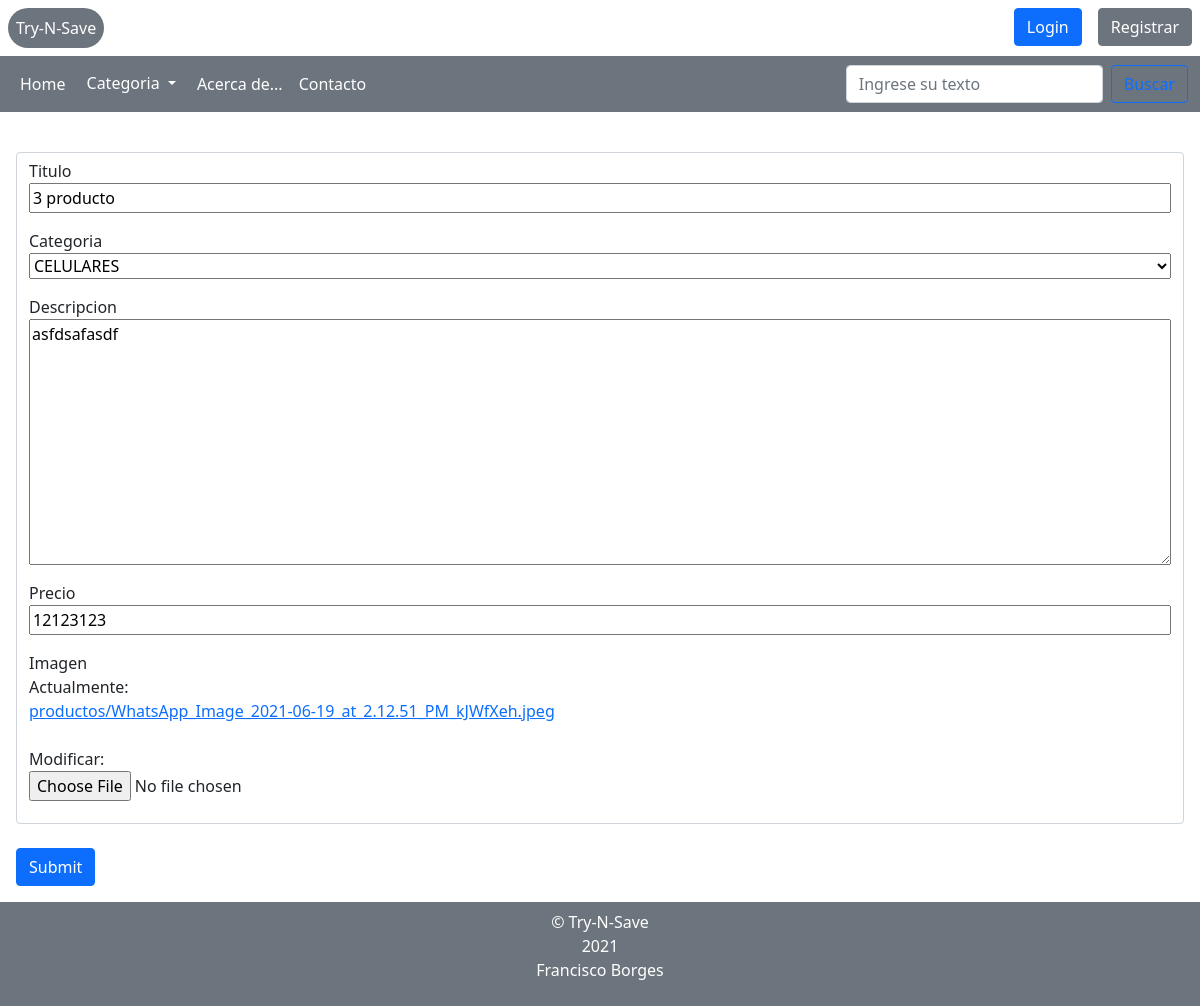
The app's page /modificar/11/, older data.
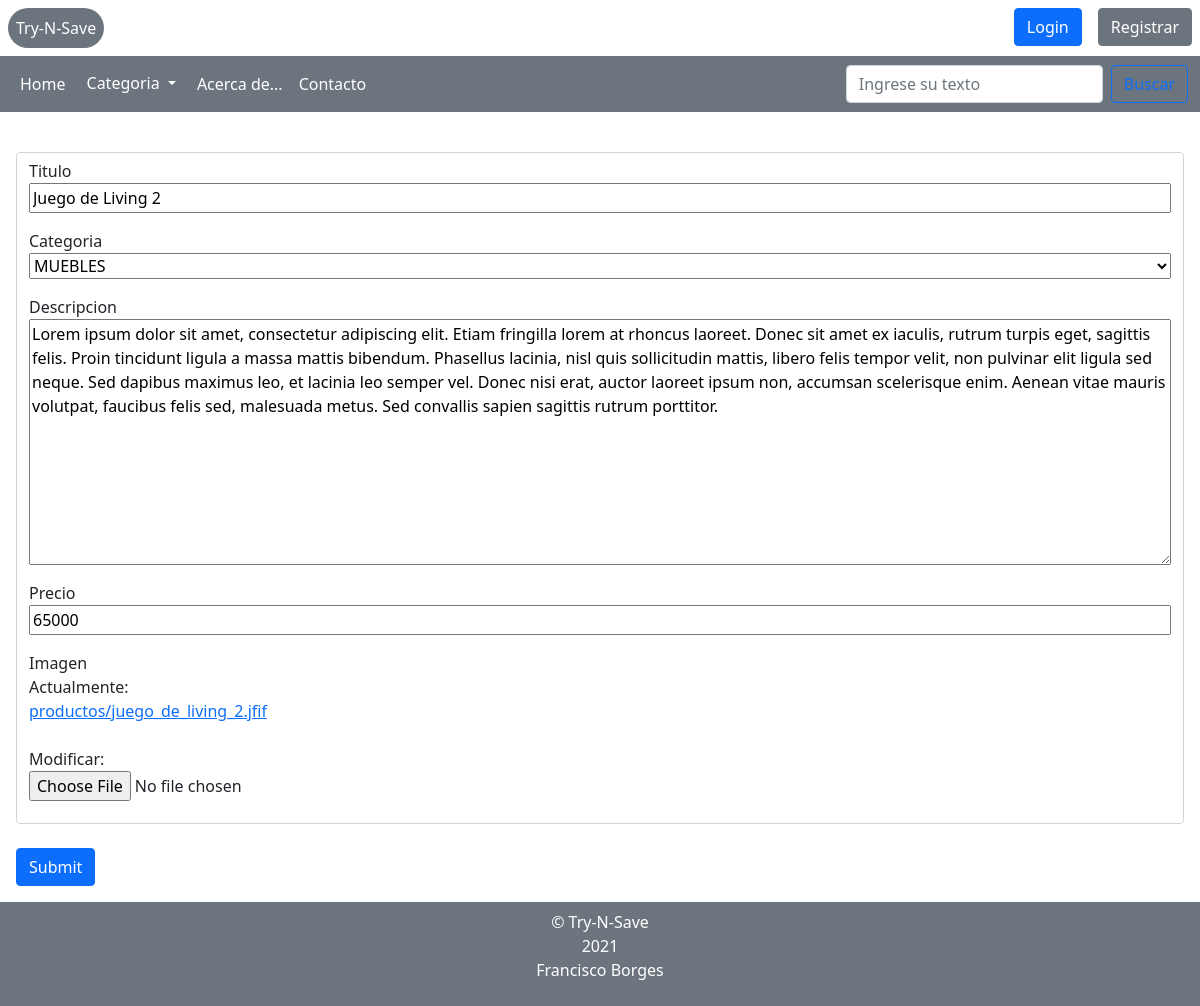
The same page, newer data.
### trabajoFinalApp/models.py (models this page shows, shortened)
class Productos(models.Model):
    Titulo = models.CharField(max_length=50)
    Categoria = models.CharField(max_length=50, choices=CATEGORIA, default='default')
    Descripcion = models.TextField()
    Imagen = models.ImageField(upload_to="productos", null = True)
    Precio = models.IntegerField()

### trabajoFinalApp/views.py (the view)
# urls.py: path('modificar/<id>/',views.modificar, name="modificar")
def modificar(request, id):
    modificar = get_object_or_404(Productos, id=id)
    data = {
        'productos': categoria(instance=modificar)
    }
    if request.method =='POST':
        form = categoria (data= request.POST, instance=modificar, files= request.FILES)
        if form.is_valid():
            form.save()
            return redirect('/')
    return render(request, 'trabajoFinalApp/modificar.html', data)

### trabajoFinalApp/forms.py
class categoria(forms.ModelForm):
    class Meta:
        model = Productos
        fields = '__all__'

### trabajoFinalApp/templates/trabajoFinalApp/modificar.html (shortened to what this page needs)
{% extends "trabajoFinalApp/base.html" %}
{% block content %}
<br>
<div class="card-body">
    <form action="" method="POST">
        <div class="form-control">
            <div class="d-flex flex-column bd-highlight mb-3">
                <label for="Titulo">Titulo</label>
                {{ productos.Titulo}}
            </div>
            <div class="d-flex flex-column bd-highlight mb-3">
                <label for="Categoria">Categoria</label>
                {{ productos.Categoria}}
            </div>
            <div class="d-flex flex-column bd-highlight mb-3">
                <label for="Descripcion">Descripcion</label>
                {{ productos.Descripcion}}
            </div>
            <div class="d-flex flex-column bd-highlight mb-3">
                <label for="Precio">Precio</label>
                {{ productos.Precio}}
            </div>
            <div class="d-flex flex-column bd-highlight mb-3">
                <label for="Imagen">Imagen</label>
                {{ productos.Imagen}}
            </div>
        </div>
        <br>
        <input type="submit" class="btn btn-primary">
    </form>
</div>
{% endblock %}

### trabajoFinalApp/templates/trabajoFinalApp/base.html (shortened to what this page needs)
<!doctype html>
<html lang="es">
<head>
  <link href="https://cdn.jsdelivr.net/npm/bootstrap@5.0.1/dist/css/bootstrap.min.css" rel="stylesheet"
>
</head>
<body>
  <div class="d-flex bd-highlight">
    <div class="p-2 flex-grow-1">
      <div class="d-inline-flex p-2 bd-highlight bd-highlight bg-secondary text-white rounded-pill">Try-N-Save</div>
    </div>
    {% if user.is_authenticated %}
    <div class="p-2 bd-highlight d-flex justify-content-end">
      <div class="d-flex justify-content-start text-info" style="padding-right: 10px; padding-top: 5px; ">Usuario
        Logueado: {{user.username}}</div>
      <a href="{% url 'logout' %}">
        <button class="btn btn-primary">Cerrar Sesi&oacute;n</button>
      </a>
    </div>
    {% else %}
    <div class="p-2 bd-highlight">
      <a href="{% url 'login' %}">
        <button class="btn btn-primary">Login</button>
      </a>
    </div>
    {% endif %}
    {% if not user.is_authenticated %}
    <div class="p-2 bd-highlight">
      <a href="{% url 'registro' %}">
        <button class="btn btn-secondary">Registrar</button>
      </a>
    </div>
    {% endif %}
  </div>
  <nav class="navbar navbar-expand-lg navbar-light bg-secondary text-white">
    <div class="container-fluid text-white">
      <div class="collapse navbar-collapse" id="navbarSupportedContent">
        <ul class="navbar-nav me-auto mb-2 mb-lg-0">
          <li class="nav-item"><a href="{% url 'principal' %}" class="nav-link text-white" aria-current="page">Home</a>
          </li>
          <li class="nav-item">
            <div class="dropdown">
              <a class="btn btn-secondary dropdown-toggle" type="button" id="dropdownMenuButton2"
                data-bs-toggle="dropdown" aria-expanded="false">
                Categoria
              </a>
            </div>
          </li>
          <li class="nav-item">
            <a href="{% url 'acerca de' %}" class="nav-link text-white">Acerca de...</a>
          </li>
          <li class="nav-item">
            <a href="{% url 'contacto' %}" class="nav-link text-white">Contacto</a>
          </li>
        </ul>
        <form class="d-flex" action="{% url 'busqueda' %}">
          <input class="form-control me-2" type="search" placeholder="Ingrese su texto" aria-label="Search"
            name="buscar">
          <button class="btn btn-outline-primary" type="submit">Buscar</button>
        </form>
      </div>
    </div>
  </nav>
  {% block content %}
  {% endblock %}
  <nav class="navbar navbar-light bg-secondary">
    <div class="container-xl text-white d-flex justify-content-center">
      <p style="text-align: center;">&copy; Try-N-Save<br>2021<br>Francisco Borges</p>
    </div>
  </nav>
</body>

Row changes from the older to the newer data that the page shows:
changed Productos: Titulo "3 producto" → "Juego de Living 2"; Categoria "CELULARES" → "MUEBLES"; Descripcion "asfdsafasdf" → "Lorem ipsum dolor sit amet, consectetur adipiscing elit. Etiam fringilla lorem at rhoncus laoreet. Donec sit amet ex iaculis, rutrum turpis eget, sagittis felis. Proin tincidunt ligula a massa mattis bibendum. Phasellus lacinia, nisl quis sollicitudin mattis, libero felis tempor velit, non pulvinar elit ligula sed neque. Sed dapibus maximus leo, et lacinia leo semper vel. Donec nisi erat, auctor laoreet ipsum non, accumsan scelerisque enim. Aenean vitae mauris volutpat, faucibus felis sed, malesuada metus. Sed convallis sapien sagittis rutrum porttitor."; Precio "12123123" → "65000"
Text that changed along with them:
text no longer shown: "Actualmente: productos/WhatsApp_Image_2021-06-19_at_2.12.51_PM_kJWfXeh.jpeg Modificar:"
text now shown: "Actualmente: productos/juego_de_living_2.jfif Modificar:"
